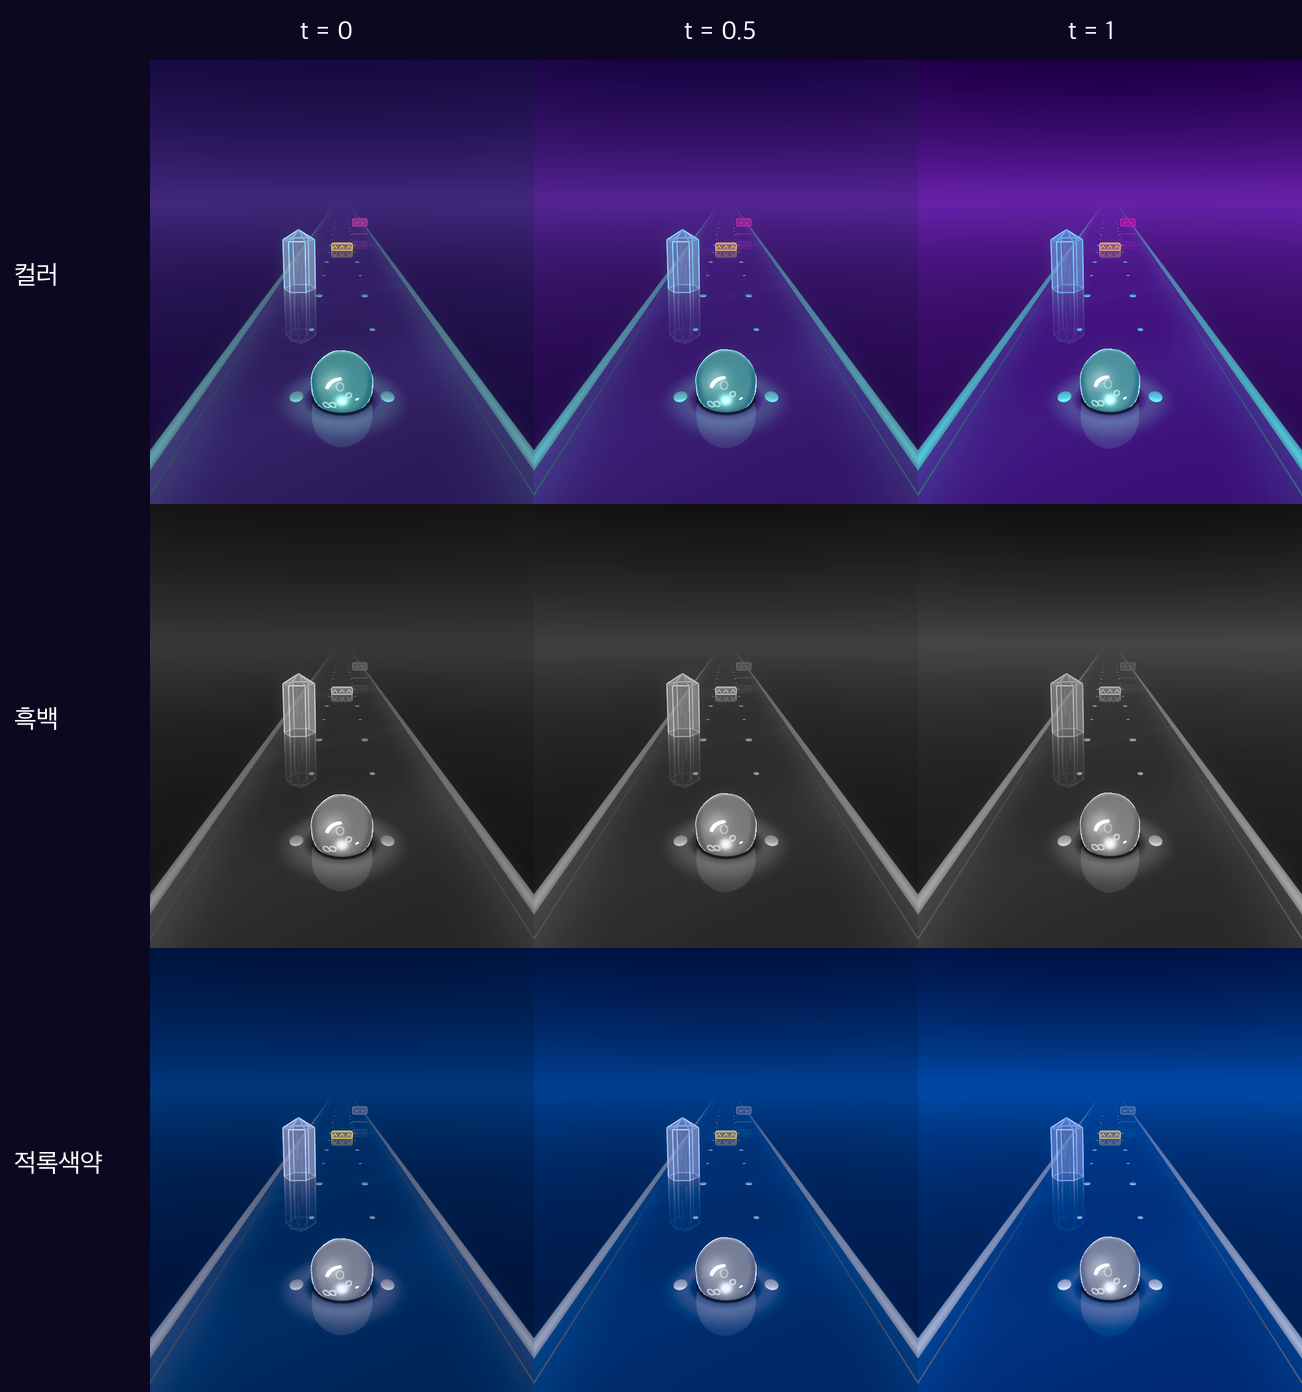

The script that saved this image:
#!/usr/bin/env python3
"""진하기 시트: 같은 장면 t = 0 / 0.5 / 1 × 컬러 / 흑백 / 적록색약. 사용: tint_sheet.py <art_sheet 결과 폴더> <결과.png>"""
import sys
from pathlib import Path

import numpy as np
from PIL import Image, ImageDraw, ImageFont

# Machado 2009 deuteranomaly 심도 1.0 (선형 RGB에 곱한다)
DEUTAN = np.array([[0.367322, 0.860646, -0.227968], [0.280085, 0.672501, 0.047413], [-0.011820, 0.042940, 0.968881]])
FONT = ImageFont.truetype("/System/Library/Fonts/AppleSDGothicNeo.ttc", 26)
CROP = (40, 300, 680, 1040)


def to_linear(a):
    return np.where(a <= 0.04045, a / 12.92, ((a + 0.055) / 1.055) ** 2.4)


def to_srgb(a):
    a = np.clip(a, 0.0, 1.0)
    return np.where(a <= 0.0031308, a * 12.92, 1.055 * a ** (1 / 2.4) - 0.055)


def deutan(img):
    a = to_linear(np.asarray(img.convert("RGB"), float) / 255.0)
    return Image.fromarray((to_srgb(a @ DEUTAN.T) * 255).astype("uint8"))


def main(src, out):
    cell = (384, 444)
    sheet = Image.new("RGB", (150 + cell[0] * 3, 60 + cell[1] * 3), (12, 8, 32))
    draw = ImageDraw.Draw(sheet)
    rows = [("컬러", lambda i: i), ("흑백", lambda i: i.convert("L").convert("RGB")), ("적록색약", deutan)]
    for col, (name, label) in enumerate([("tint_0", "t = 0"), ("tint_50", "t = 0.5"), ("tint_100", "t = 1")]):
        draw.text((150 + cell[0] * col + 150, 16), label, font=FONT, fill="white")
        shot = Image.open(Path(src) / f"{name}.png").convert("RGB").crop(CROP)
        for row, (title, fn) in enumerate(rows):
            sheet.paste(fn(shot).resize(cell, Image.LANCZOS), (150 + cell[0] * col, 60 + cell[1] * row))
            if col == 0:
                draw.text((14, 60 + cell[1] * row + 200), title, font=FONT, fill="white")
    sheet.save(out)


main(sys.argv[1], sys.argv[2])
